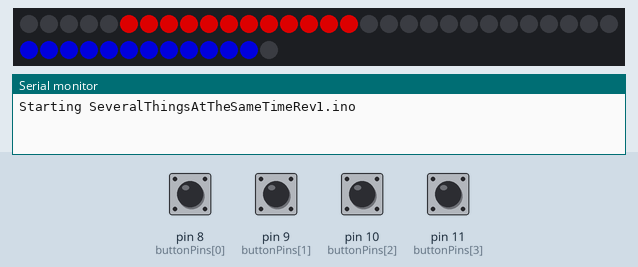
The sketch below on a simulated Arduino Uno, built with avr-gcc and run on an emulated ATmega328P. Parts: 43 RGB LEDs in strip order, left to right, continuing on the next row, the last lines printed to the serial monitor. The inputs (shaded band) are chosen by the test bench; at power-on: pin 8 (buttonPins[0]), pin 9 (buttonPins[1]), pin 10 (buttonPins[2]), pin 11 (buttonPins[3]) HIGH. Dim RGB values are drawn brighter than linear; random numbers use the default seed unless the sketch sets one.

Above: at 4.2 s.
4.3 s: pin 10 (buttonPins[2]) pulled LOW for 1 s
At 5.41 s:
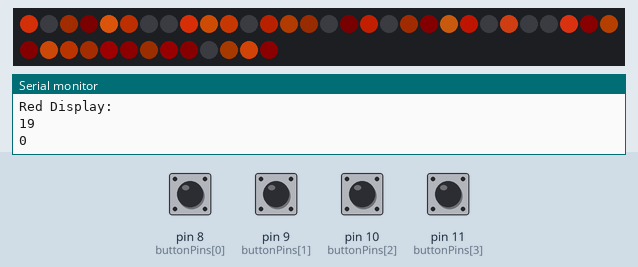
At 6.01 s:
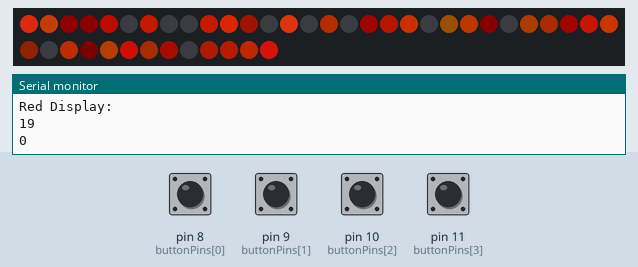
Timing chart, 0 to 7.5 s (numbered marks = the images above; inputs shaded):
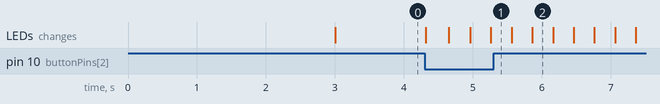

The sketch:

scorekeeper_2.0.ino
```cpp
// SeveralThingsAtTheSameTime.ino

// An expansion of the BlinkWithoutDelay concept to illustrate how a script
//  can appear to do several things at the same time

// this sketch does the following
//    it blinks the onboard LED (as in the blinkWithoutDelay sketch)
//    it blinks two external LEDs (LedA and LedB) that are connected to pins 12 and 11.
//    it turns another Led (buttonLed connected to pin 10) on or off whenever a button
//       connected to pin 7 is pressed
//    it sweeps a servo (connected to pin 5) back and forth at different speeds


//  One leg of each LED should be connected to the relevant pin and the other leg should be connected to a
//   resistor of 470 ohms or more and the other end of the resistor to the Arduino GND.
//   If the LED doesn't light its probably connected the wrong way round.

//  On my Uno and Mega the "button" is just a piece of wire inserted into pin 7.
//   Touching the end of the wire with a moist finger is sufficient to cause the switching action
//   Of course a proper press-on-release-off button switch could also be used!

//  The Arduino is not capable of supplying enough 5v power to operate a servo
//    The servo should have it's own power supply and the power supply Ground should
//      be connected to the Arduino Ground.

// The sketch is written to illustrate a few different programming features.
//    The use of many functions with short pieces of code.
//       Short pieces of code are much easier to follow and debug
//    The use of variables to record the state of something (e.g. onBoardLedState) as a means to
//       enable the different functions to determine what to do.
//    The use of millis() to manage the timing of activities
//    The definition of all numbers used by the program at the top of the sketch where
//       they can easily be found if they need to be changed


//========================================

// ----------LIBRARIES--------------

#include <FastLED.h>

#define LED_PIN     3
#define NUM_LEDS    43
#define BRIGHTNESS  150
#define LED_TYPE    WS2811
#define COLOR_ORDER RGB
CRGB leds[NUM_LEDS];
#define UPDATES_PER_SECOND 100

#if defined(FASTLED_VERSION) && (FASTLED_VERSION < 3001000)
#warning "Requires FastLED 3.1 or later; check github for latest code."
#endif


// --------CONSTANTS (won't change)---------------


const int redPlusPin = 8; // the pin number for the button
const int redMinusPin = 9;
const int bluePlusPin = 10;
const int blueMinusPin = 11;
int buttonPins[]= {8,9,10,11};

boolean overTimeBlink = 1;

unsigned long minuteDuration = 6000;  // number of millisecs in one minute

unsigned long buttonInterval = 40; // number of millisecs between button readings

const int winningScore = 21;

int redDigits[][13] = {
{5,6,7,8,9,10,11,12,13,14,15,16,-1},
{7,8,9,10,11,-1,-1,-1,-1,-1,-1,-1,-1},
{5,6,7,8,9,17,15,14,13,12,11,-1,-1},
{5,6,7,8,9,10,11,12,13,17,15,-1,-1},
{7,8,9,10,11,5,16,15,17,-1,-1,-1,-1},
{7,6,5,16,15,17,9,10,11,12,13,-1,-1},
{7,6,5,16,15,14,13,12,11,10,9,17,-1},
{5,6,7,8,9,10,11,-1,-1,-1,-1,-1,-1},
{5,6,7,8,9,10,11,12,13,14,15,16,17},
{5,6,7,8,9,10,11,17,16,15,-1,-1,-1},
/*1x*/  {0,1,2,3,4,-1,-1,-1,-1,-1,-1,-1,-1}
  };

int blueDigits[][13] = {
{30,31,32,33,34,35,36,37,38,39,40,41,-1},
{32,33,34,35,36,-1,-1,-1,-1,-1,-1,-1,-1},
{30,31,32,33,34,42,40,39,38,37,36,-1,-1},
{30,31,32,33,34,35,36,37,38,40,42,-1,-1},
{32,33,34,35,36,42,41,40,30,-1,-1,-1,-1},
{32,31,30,41,40,42,34,35,36,37,38,-1,-1},
{32,31,30,42,41,40,39,38,37,36,35,34,-1},
{36,35,34,33,32,31,30,-1,-1,-1,-1,-1,-1},
{30,31,32,33,34,35,36,37,38,39,40,41,42},
{42,41,40,36,35,34,33,32,31,30,-1,-1,-1},
{25,26,27,28,29,-1,-1,-1,-1,-1,-1,-1,-1}
};

//------------ VARIABLES (will change)---------------------


unsigned long currentMillis = 0;    // stores the value of millis() in each iteration of loop()
unsigned long previousButtonMillis = 0; // time when button press last checked
unsigned long previousTimeUpdate = 0;
unsigned long gameStartMillis = 0;

int redDisplay = 0;
int blueDisplay = 0;
int redScore = 0;
int blueScore = 0;
int displayGameTime = 0;
int elapsedGameTime = 0;
int numberButtons;
int redPlus = 0;
int redMinus=0;
int bluePlus=0;
int blueMinus=0;
int prevRedPlus = 0;
int prevRedMinud = 0;
int prevBluePlus = 0;
int prevBlueMinus = 0;


//========================================

void setup() {

  Serial.begin(9600);
  Serial.println("Starting SeveralThingsAtTheSameTimeRev1.ino");  // so we know what sketch is running

  for (byte i=0; i<4; i++) {
    pinMode(buttonPins[i], INPUT);
    digitalWrite(buttonPins[i], HIGH);
  }
  numberButtons = sizeof( buttonPins ) / sizeof( int );

  delay( 3000 ); // power-up safety delay
  FastLED.addLeds<LED_TYPE, LED_PIN, COLOR_ORDER>(leds, NUM_LEDS).setCorrection( TypicalLEDStrip );
  FastLED.setBrightness(  BRIGHTNESS );

  for(int j = 0; j < 13; j++) {
    leds[redDigits[0][j]] = CRGB::Red;
    leds[blueDigits[0][j]] = CRGB::Blue;
  }
  FastLED.show();

}

//========================================

void loop() {

      // Notice that none of the action happens in loop() apart from reading millis()
      //   it just calls the functions that have the action code

  static uint8_t startIndex = 0;
  startIndex = startIndex + 1; /* motion speed */
  currentMillis = millis();   // capture the latest value of millis()
  if((redScore >= 21) || (blueScore >= 21)){
    if(redScore > blueScore) {
      confetti(0);
    }else{
      confetti(155);
    }
  }else {
  updateElapsedGameTime();
  updateScores();
  readButtons();
  }
  FastLED.show();
}

//========================================


void readButtons() {
      // this only reads the button state after the button interval has elapsed
      //  this avoids multiple flashes if the button bounces
//  Serial.println(currentMillis);
//  Serial.println(previousButtonMillis);


  if (currentMillis - previousButtonMillis > buttonInterval) {
  redPlus = digitalRead(11);
  redMinus = digitalRead(10);
  blueMinus = digitalRead(9);
  bluePlus = digitalRead(8);
  previousButtonMillis = currentMillis;
    if (redPlus == HIGH && redPlus != prevRedPlus) {
        redScore++;
    }
    if(redMinus == HIGH) {
        redScore--;
    }
    if (bluePlus == HIGH) {
        blueScore++;
    }
    if(blueMinus == HIGH) {
        blueScore--;
    }

  }
}


void updateScores() {
    if(redScore != redDisplay) {
      turnOffRed();
      int ones = redScore % 10;
      Serial.println("Red Score:");
      Serial.println(redScore);
      Serial.println("Red Display:");
      Serial.println(redDisplay);
      Serial.println(ones);
      if(redScore == 20) {
        leds[5] = CRGB::Red;
        leds[6] = CRGB::Red;
        leds[7] = CRGB::Red;
        leds[8] = CRGB::Red;
        leds[9] = CRGB::Red;
        leds[13] = CRGB::Red;
        leds[14] = CRGB::Red;
        leds[15] = CRGB::Red;
        leds[16] = CRGB::Red;
        leds[17] = CRGB::Red;
      } else {
        for(int i = 0; i < 13; i++) {
          leds[redDigits[ones][i]] = CRGB::Red;
        }
      if (redScore > 9) {
          leds[0] = CRGB::Red;
          leds[1] = CRGB::Red;
          leds[2] = CRGB::Red;
          leds[3] = CRGB::Red;
          leds[4] = CRGB::Red;
      }
      }
      redDisplay = redScore;
    }
  if(blueScore != blueDisplay) {
      turnOffBlue();
      int ones = blueScore % 10;
      Serial.println("Blue Score:");
      Serial.println(blueScore);
      Serial.println("Blue Display:");
      Serial.println(blueDisplay);
      Serial.println(ones);
      if(blueScore == 20) {
        leds[30] = CRGB::Blue;
        leds[31] = CRGB::Blue;
        leds[32] = CRGB::Blue;
        leds[33] = CRGB::Blue;
        leds[34] = CRGB::Blue;
        leds[42] = CRGB::Blue;
        leds[40] = CRGB::Blue;
        leds[41] = CRGB::Blue;
        leds[39] = CRGB::Blue;
        leds[38] = CRGB::Blue;
      } else {
        for(int i = 0; i < 13; i++) {
          leds[blueDigits[ones][i]] = CRGB::Blue;
        }
      if (blueScore > 9) {
          leds[25] = CRGB::Blue;
          leds[26] = CRGB::Blue;
          leds[27] = CRGB::Blue;
          leds[28] = CRGB::Blue;
          leds[29] = CRGB::Blue;
      }
      }
      blueDisplay = blueScore;
    }


  }


void turnOffRed() {
  for(int i = 0; i < 18; i++) {
    leds[i] = CRGB::Black;
  }
}

void turnOffBlue() {
  for(int i = 25; i < 43; i++) {
    leds[i] = CRGB::Black;
  }
}


void updateElapsedGameTime() {
  if (currentMillis - previousTimeUpdate >= minuteDuration) {
    elapsedGameTime++;
    Serial.println("Elapsed Game Time:");
    Serial.println(elapsedGameTime);
    previousTimeUpdate = currentMillis;
  }
  if (((elapsedGameTime % 5 == 0) && elapsedGameTime != displayGameTime) || elapsedGameTime >15) {
    switch(elapsedGameTime) {
      case 5:
        for(int i = 18; i < 19; i++){
        leds[i] = CRGB::Green;
        }
        break;
      case 10:
        for(int i = 18; i < 20; i++){
        leds[i] = CRGB::Green;        }
        break;
      case 15:
        for(int i = 18; i < 21; i++){
        leds[i] = CRGB::Green;
        }
        break;
      case 16:
        for(int i = 18; i < 22; i++){
        leds[i] = CRGB::Green;
        }
        break;
      case 17:
        for(int i = 18; i < 23; i++){
        leds[i] = CRGB::Green;
        }
        break;
      case 18:
        for(int i = 18; i < 24; i++){
        leds[i] = CRGB::Green;
        }
        break;
      case 19:
        for(int i = 18; i < 25; i++){
        leds[i] = CRGB::Green;
        }
        break;
    }
  }
  if(elapsedGameTime > 20) {
    if(overTimeBlink) {
      for(int i = 18; i < 25; i++){
        leds[i] = CRGB::Black;
      }
    } else {
      for(int i = 18; i < 25; i++){
        leds[i] = CRGB::Red;
      }
    }
    overTimeBlink = !overTimeBlink;
    FastLED.delay(100);
  }
}


void confetti(uint8_t gHue)
{
  // random colored speckles that blink in and fade smoothly
  fadeToBlackBy( leds, NUM_LEDS, 10);
  int pos = random16(NUM_LEDS);
  leds[pos] += CHSV( gHue + random8(27), 200, 255);
}
```

Measured:
- after the input at 4.3 s, the LEDs: first change at once (image 1 shows a later state)
